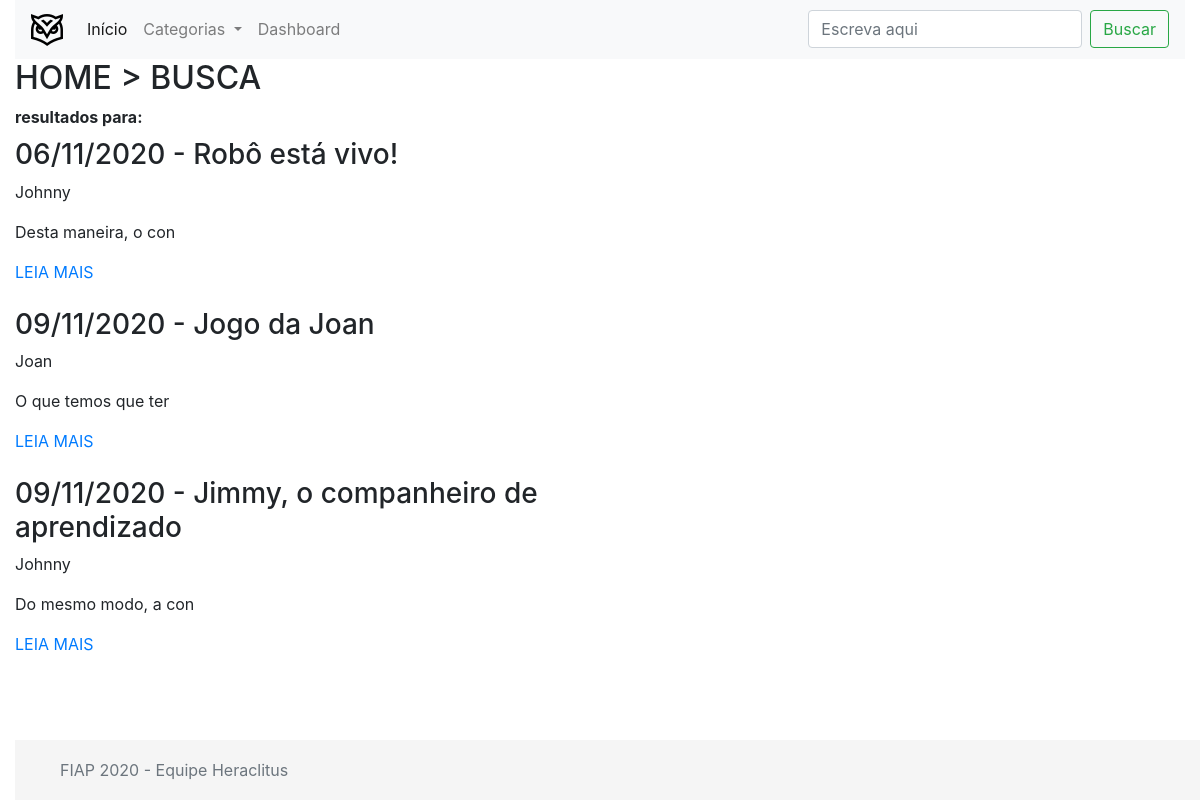
The page /search.php on the database as committed earlier.
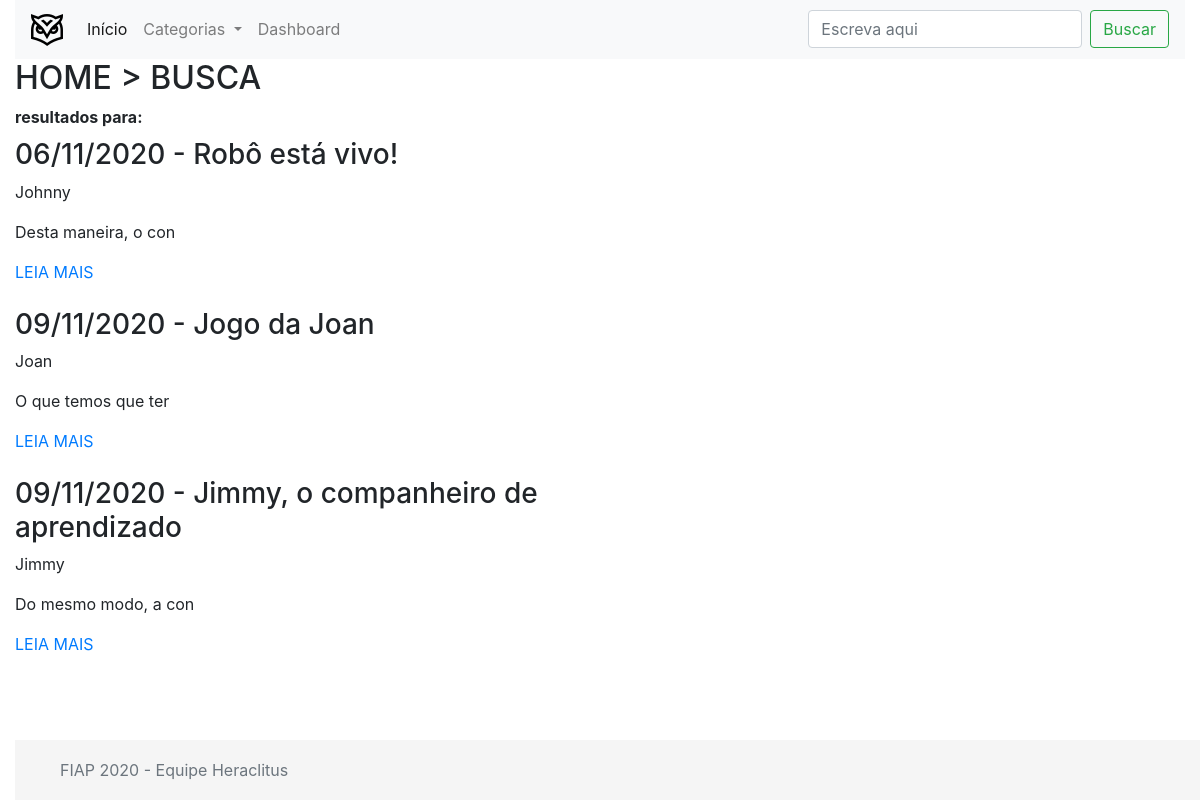
The same page on the database as committed later.
### tables this page shows
CREATE TABLE `posts` (
  `id` int(11) NOT NULL,
  `title` varchar(255) NOT NULL,
  `text` text NOT NULL,
  `category` varchar(255) NOT NULL,
  `date` datetime NOT NULL DEFAULT current_timestamp(),
  `image` text NOT NULL
);

### search.php (the view, shortened to what this page needs)
<!DOCTYPE html>
<html lang="en">
<head>
    <link rel="stylesheet" href="https://stackpath.bootstrapcdn.com/bootstrap/4.1.3/css/bootstrap.min.css">
</head>
<body>
    <div class="container-fluid">
        <nav class="navbar navbar-expand-lg navbar-light bg-light">
            <a class="navbar-brand" href="index.php"><img src="assets/owl.png" alt=""></a>
            <div class="collapse navbar-collapse" id="navbarSupportedContent">
                <ul class="navbar-nav mr-auto">
                <li class="nav-item active">
                    <a class="nav-link" href="index.php">Início</a>
                </li>
                <li class="nav-item dropdown">
                    <a class="nav-link dropdown-toggle" href="#" id="navbarDropdown" role="button" data-toggle="dropdown" aria-haspopup="true" aria-expanded="false">
                        Categorias
                    </a>
                </li>
                <li class="nav-item">
                    <a class="nav-link" href="admin/dashboard.php">Dashboard</a>
                </li>
                </ul>
                <form action="search.php" class="form-inline my-2 my-lg-0">
                    <input name="text" class="form-control mr-sm-2" type="search" placeholder="Escreva aqui" aria-label="Search">
                    <button class="btn btn-outline-success my-2 my-sm-0" type="submit">Buscar</button>
                </form>
            </div>
        </nav>
        <section class="row">
            <div class="col-md-12">
                <h2>HOME > BUSCA</h2>
            </div>
        </section>
        <section class="row">
            <div class="col-md-12">
                <b>resultados para: <?php echo $_GET["text"]?></b>
            </div>
        </section>
        <section class="row">
            <div class='col-md-10'>
            <?php
                require_once "server/config.php";
                $sql = "SELECT * FROM posts WHERE title LIKE '%". $_GET["text"] . "%'";
                $sql .="OR text LIKE '%". $_GET["text"] . "%'";
                $sql .="OR category LIKE '%". $_GET["text"] . "%'";
                if($result = mysqli_query($link, $sql)){
                    if(mysqli_num_rows($result) > 0){
                        while($row = mysqli_fetch_array($result)){
                            echo "<div class='row'>";
                            echo "<div class='col-md-8'>";
                            echo "<h3>" . date("d/m/Y", strtotime($row['date'])) . " - " . $row['title'] . "</h3>";
                            echo "<p>" . $row['category'] . "</p>";
                            echo "<p>" . substr($row['text'], 0, 20) . "</p>";
                            echo "<a href='article.php?id=". $row['id'] ."' title='Leia Mais' data-toggle='tooltip'>LEIA MAIS</a>";
                            echo "</div>";
                            echo "</div>";
                            echo "<br>";
                        }
                    } else{
                        echo "<p class='lead'><em>Nenhum artigo encontrado.</em></p>";
                    }
                } else{
                    echo "[ERROR]: $sql. " . mysqli_error($link);
                }
            ?>
            </div>
            <div class="col-md-2"><img src="https://i.pinimg.com/originals/ad/6e/82/ad6e82fcab2026849ddf18bcda98e61a.jpg" alt=""></div>
        </section>
        <footer class="footer position-fixed">
            <div class="container">
                <span class="text-muted">FIAP 2020 - Equipe Heraclitus</span>
            </div>
        </footer>
    </div>
</body>
</html>

Rows that differ between the two databases and show on the page:
changed posts "Jimmy, o companheiro de aprendizado": category "Johnny" → "Jimmy"
